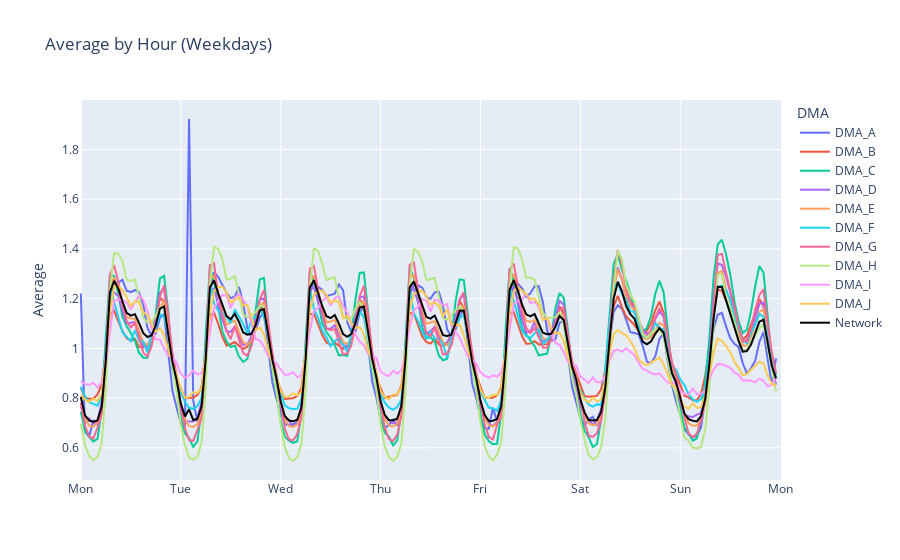

Write notebook code for a chart like this one.
### Markdown cell above
## Average daily pattern of each day of the week

### Code cell
# Plot the average pattern of the consumption every day of the week
fig = go.Figure()

dmas_h_q__byday = dmas_h_q.groupby(dmas_h_q.index.dayofweek)

for i, dma in enumerate(dmas_h_q.columns):
    dma_h_q__week = np.zeros(WEEK_LEN)

    for d in range(0,7):
        dma_h_q__day = dmas_h_q__byday.get_group(d)[dma]
        dma_h_q__day__byh = dma_h_q__day.groupby(dma_h_q__day.index.hour)

        dma_h_q__week[d*DAY_LEN:(d+1)*DAY_LEN] = dma_h_q__day__byh.mean().values

    fig.add_trace(go.Scatter(x=np.arange(0, WEEK_LEN),
                            y=dma_h_q__week/dma_h_q__week.mean(),
                            name=dma,
                            text=dma_h_q__week,
                            line=dict(color=colors[i]),
                            hovertemplate="(%{x}): %{text:.1f} L/s <b>"+dma+"</b>")
                    )
    

fig.update_layout(
    title='Average by Hour (Weekdays)',
    xaxis=dict(
        range=[-0.2, WEEK_LEN+0.2],
        tickmode='array',
        tickvals=list(range(0, WEEK_LEN+1, DAY_LEN)),
        ticktext=['Mon', 'Tue', 'Wed', 'Thu', 'Fri', 'Sat', 'Sun', 'Mon']
    ),
    yaxis=dict(
        title='Average',
    ),
    legend=dict(title='DMA')
)

### Figure 1 — Plotly figure (JSON) as saved in the notebook; plotly's stock layout.template omitted (floating-point values rounded to 4 significant figures; data arrays with more than 128 entries replaced by an {"elided": "..."} marker saying what was removed)
{"data": [{"hovertemplate": "(%{x}): %{text:.1f} L/s <b>DMA_A</b>", "line": {"color": "#636EFA"}, "name": "DMA_A", "text": {"elided": "168 float values"}, "type": "scatter", "x": {"elided": "168 int values"}, "y": {"elided": "168 float values"}}, {"hovertemplate": "(%{x}): %{text:.1f} L/s <b>DMA_B</b>", "line": {"color": "#EF553B"}, "name": "DMA_B", "text": {"elided": "168 float values"}, "type": "scatter", "x": {"elided": "168 int values"}, "y": {"elided": "168 float values"}}, {"hovertemplate": "(%{x}): %{text:.1f} L/s <b>DMA_C</b>", "line": {"color": "#00CC96"}, "name": "DMA_C", "text": {"elided": "168 float values"}, "type": "scatter", "x": {"elided": "168 int values"}, "y": {"elided": "168 float values"}}, {"hovertemplate": "(%{x}): %{text:.1f} L/s <b>DMA_D</b>", "line": {"color": "#AB63FA"}, "name": "DMA_D", "text": {"elided": "168 float values"}, "type": "scatter", "x": {"elided": "168 int values"}, "y": {"elided": "168 float values"}}, {"hovertemplate": "(%{x}): %{text:.1f} L/s <b>DMA_E</b>", "line": {"color": "#FFA15A"}, "name": "DMA_E", "text": {"elided": "168 float values"}, "type": "scatter", "x": {"elided": "168 int values"}, "y": {"elided": "168 float values"}}, {"hovertemplate": "(%{x}): %{text:.1f} L/s <b>DMA_F</b>", "line": {"color": "#19D3F3"}, "name": "DMA_F", "text": {"elided": "168 float values"}, "type": "scatter", "x": {"elided": "168 int values"}, "y": {"elided": "168 float values"}}, {"hovertemplate": "(%{x}): %{text:.1f} L/s <b>DMA_G</b>", "line": {"color": "#FF6692"}, "name": "DMA_G", "text": {"elided": "168 float values"}, "type": "scatter", "x": {"elided": "168 int values"}, "y": {"elided": "168 float values"}}, {"hovertemplate": "(%{x}): %{text:.1f} L/s <b>DMA_H</b>", "line": {"color": "#B6E880"}, "name": "DMA_H", "text": {"elided": "168 float values"}, "type": "scatter", "x": {"elided": "168 int values"}, "y": {"elided": "168 float values"}}, {"hovertemplate": "(%{x}): %{text:.1f} L/s <b>DMA_I</b>", "line": {"color": "#FF97FF"}, "name": "DMA_I", "text": {"elided": "168 float values"}, "type": "scatter", "x": {"elided": "168 int values"}, "y": {"elided": "168 float values"}}, {"hovertemplate": "(%{x}): %{text:.1f} L/s <b>DMA_J</b>", "line": {"color": "#FECB52"}, "name": "DMA_J", "text": {"elided": "168 float values"}, "type": "scatter", "x": {"elided": "168 int values"}, "y": {"elided": "168 float values"}}, {"hovertemplate": "(%{x}): %{text:.1f} L/s <b>Network</b>", "line": {"color": "#000000"}, "name": "Network", "text": {"elided": "168 float values"}, "type": "scatter", "x": {"elided": "168 int values"}, "y": {"elided": "168 float values"}}], "layout": {"legend": {"title": {"text": "DMA"}}, "title": {"text": "Average by Hour (Weekdays)"}, "xaxis": {"range": [-0.2, 168.2], "tickmode": "array", "ticktext": ["Mon", "Tue", "Wed", "Thu", "Fri", "Sat", "Sun", "Mon"], "tickvals": [0, 24, 48, 72, 96, 120, 144, 168]}, "yaxis": {"title": {"text": "Average"}}}}
